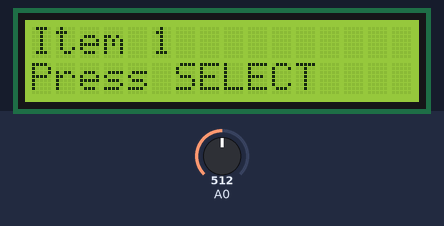
Simulated run of this sketch. Board: Arduino Uno, built with avr-gcc and run on an emulated ATmega328P. On the bench: 16×2 character LCD. Wiring (inferred from the names in the program): character LCD (HD44780): RS pin 8; E pin 9; backlight pin 10; data pin 4, pin 5, pin 6, pin 7. The test bench sets the inputs (shaded band); at power-on: A0 = 512.

Above: at 1.3 s.
1.4 s: A0 set to 290
At 2.6 s:
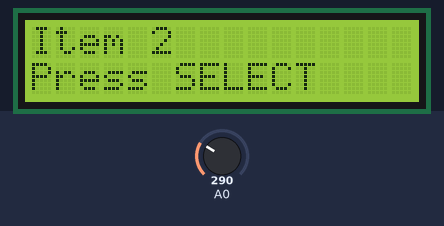
2.9 s: A0 set to 510
At 3.4 s:
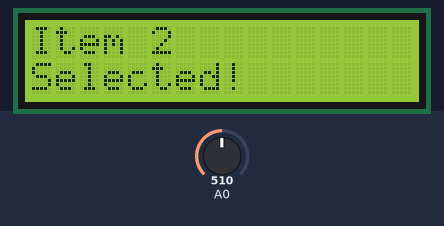
Timing chart, 0 to 5.9 s (numbered marks = the images above; inputs shaded):
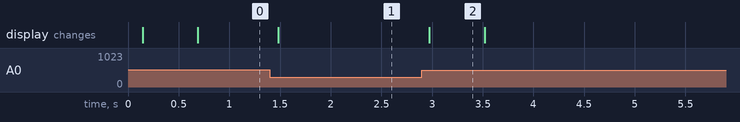

Measured:
- after the input at 1.4 s, the display: changes after 0.08 s (image 1)
- after the input at 2.9 s, the display: changes after 0.07 s (image 2)
- what the display in image 2 shows lasts 0.5 s, from 3.0 s to 3.5 s

The sketch:

BareMetalMenu.ino
```cpp
#include <avr/io.h>
#include <util/delay.h>
#include <stdio.h>

// ==================== Pines del LCD ====================
#define LCD_RS PB0
#define LCD_EN PB1
#define LCD_D4 PD4
#define LCD_D5 PD5
#define LCD_D6 PD6
#define LCD_D7 PD7
#define LCD_BL PB2

// Pin del teclado
#define BUTTON_PIN 0  // ADC0

// ==================== Botones ====================
enum LCDButton {
    ButtonNone = 0,
    ButtonRight = 1,
    ButtonUp = 2,
    ButtonDown = 3,
    ButtonLeft = 4,
    ButtonSelect = 5
};

// ==================== Funciones LCD ====================
void lcdPulseEnable() {
    PORTB &= ~(1<<LCD_EN);
    _delay_us(1);
    PORTB |= (1<<LCD_EN);
    _delay_us(1);
    PORTB &= ~(1<<LCD_EN);
    _delay_us(100);
}

void lcdWrite4bits(uint8_t nibble, uint8_t isData) {
    if(isData) PORTB |= (1<<LCD_RS);
    else PORTB &= ~(1<<LCD_RS);

    if(nibble & 0x01) PORTD |= (1<<LCD_D4); else PORTD &= ~(1<<LCD_D4);
    if(nibble & 0x02) PORTD |= (1<<LCD_D5); else PORTD &= ~(1<<LCD_D5);
    if(nibble & 0x04) PORTD |= (1<<LCD_D6); else PORTD &= ~(1<<LCD_D6);
    if(nibble & 0x08) PORTD |= (1<<LCD_D7); else PORTD &= ~(1<<LCD_D7);

    lcdPulseEnable();
}

void lcdCommand(uint8_t cmd) {
    lcdWrite4bits(cmd >> 4, 0);
    lcdWrite4bits(cmd & 0x0F, 0);
    _delay_ms(2);
}

void lcdData(uint8_t data) {
    lcdWrite4bits(data >> 4, 1);
    lcdWrite4bits(data & 0x0F, 1);
    _delay_ms(2);
}

void lcdInit() {
    DDRB |= (1<<LCD_RS)|(1<<LCD_EN)|(1<<LCD_BL);
    DDRD |= (1<<LCD_D4)|(1<<LCD_D5)|(1<<LCD_D6)|(1<<LCD_D7);

    PORTB |= (1<<LCD_BL); // Backlight ON
    _delay_ms(50);

    lcdWrite4bits(0x03, 0);
    _delay_ms(5);
    lcdWrite4bits(0x03, 0);
    _delay_us(150);
    lcdWrite4bits(0x03, 0);
    lcdWrite4bits(0x02, 0); // 4-bit mode

    lcdCommand(0x28); // 4-bit, 2 líneas, 5x8
    lcdCommand(0x0C); // Display ON, cursor OFF
    lcdCommand(0x06); // Incrementar cursor
    lcdCommand(0x01); // Clear display
    _delay_ms(2);
}

void lcdSetCursor(uint8_t col, uint8_t row) {
    uint8_t row_offsets[] = {0x00, 0x40};
    lcdCommand(0x80 | (col + row_offsets[row]));
}

void lcdPrint(const char* str) {
    while(*str) lcdData(*str++);
}

void lcdBacklightOn() { PORTB |= (1<<LCD_BL); }
void lcdBacklightOff() { PORTB &= ~(1<<LCD_BL); }

// ==================== Función de botones ====================
LCDButton getButtons() {
    static LCDButton keyLast = ButtonNone;
    static unsigned long keyTimeLast = 0;

    int analogKey;

    ADMUX = (1<<REFS0) | (BUTTON_PIN & 0x07);
    ADCSRA |= (1<<ADSC);
    while(ADCSRA & (1<<ADSC));
    analogKey = ADC;

    LCDButton key;
    if ((millis() - keyTimeLast) < 50) return ButtonNone; // más sensible
    keyTimeLast = millis();

    if (analogKey < 50) key = ButtonRight;
    else if (analogKey < 200) key = ButtonUp;
    else if (analogKey < 300) key = ButtonDown;
    else if (analogKey < 500) key = ButtonLeft;
    else if (analogKey < 700) key = ButtonSelect;
    else key = ButtonNone;

    if (key == keyLast) return ButtonNone; // evitar rebote
    keyLast = key;
    return key;
}

// ==================== Menú ====================
const char* menuItems[] = {"Item 1", "Item 2", "Item 3", "Item 4"};
uint8_t menuIndex = 0;

void showMenu() {
    lcdSetCursor(0,0);
    lcdPrint(menuItems[menuIndex]);

    lcdSetCursor(0,1);
    lcdPrint("Press SELECT");
}

// ==================== Setup y Loop ====================
void setup() {
    lcdInit();
    lcdBacklightOn();
    showMenu();
}

void loop() {
    LCDButton btn = getButtons();
    if(btn == ButtonUp) {
        if(menuIndex > 0) menuIndex--;
        showMenu();
    } else if(btn == ButtonDown) {
        if(menuIndex < 3) menuIndex++;
        showMenu();
    } else if(btn == ButtonSelect) {
        lcdSetCursor(0,1);
        lcdPrint("Selected!     ");
        _delay_ms(500);
        showMenu();
    }
}
```
